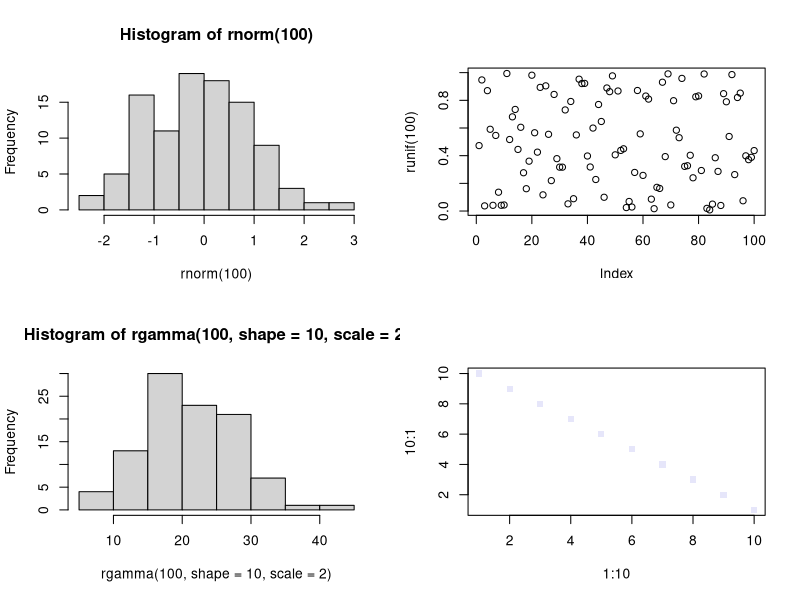
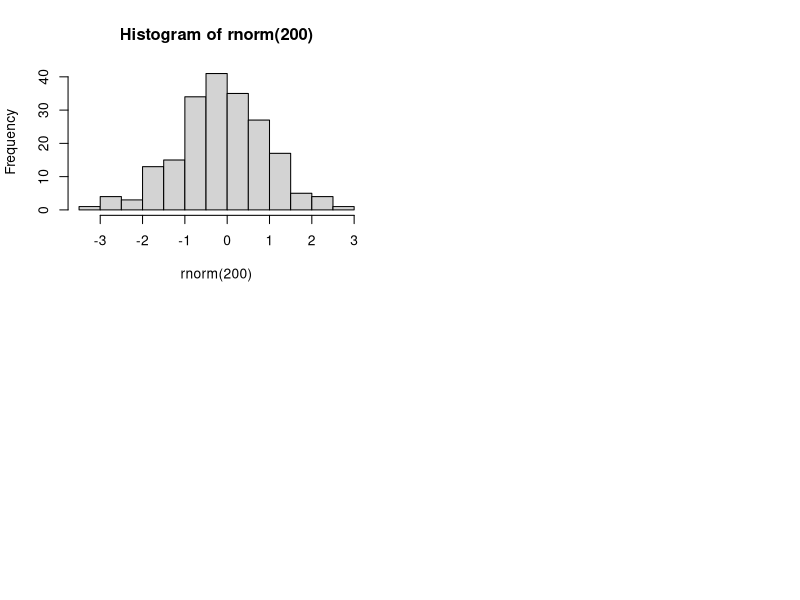
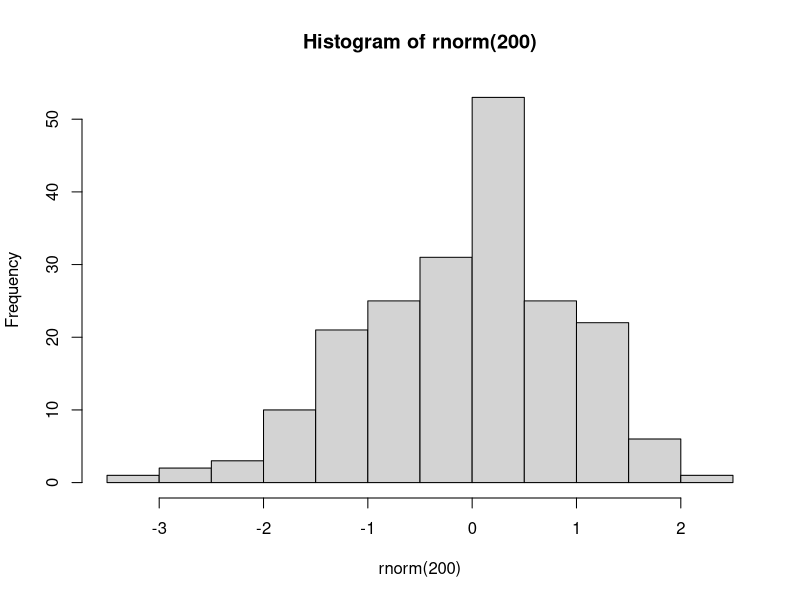
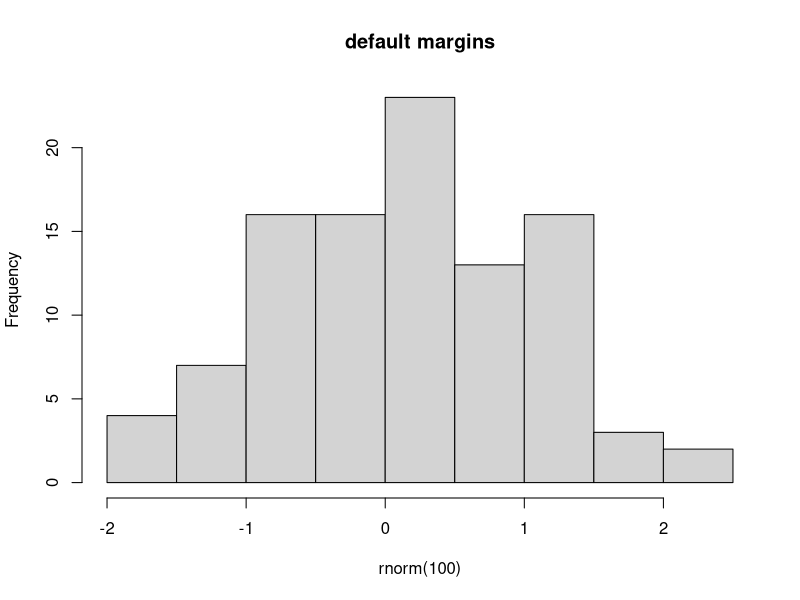
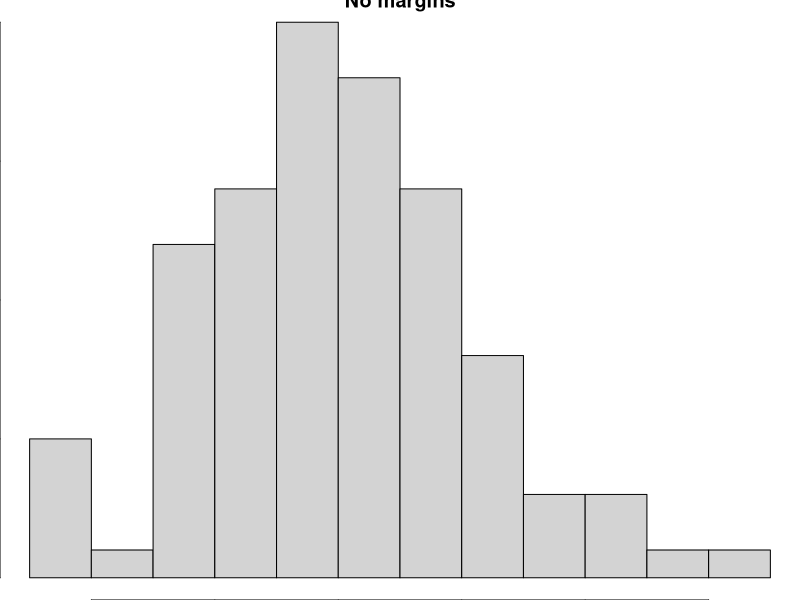
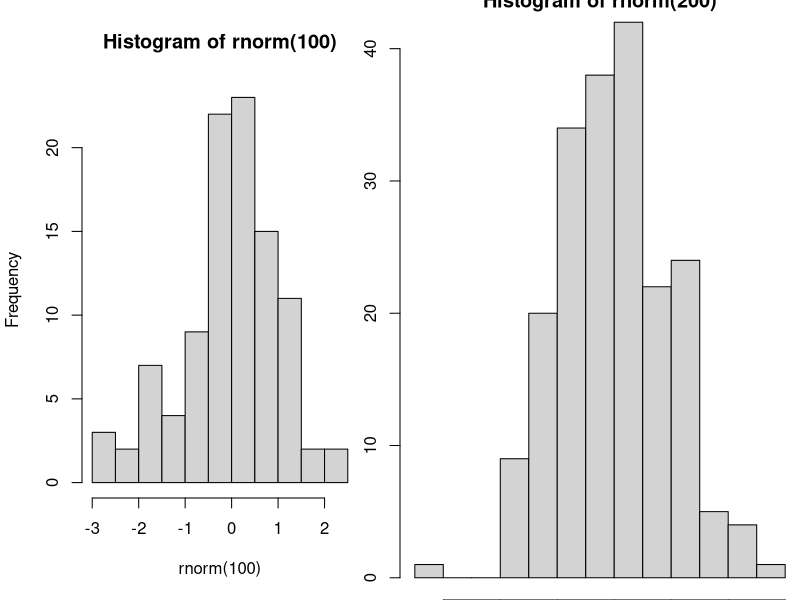
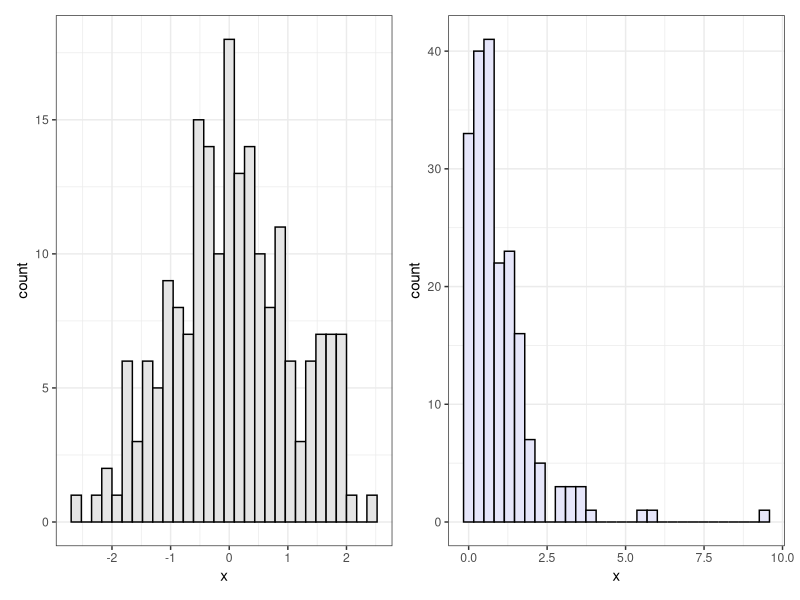
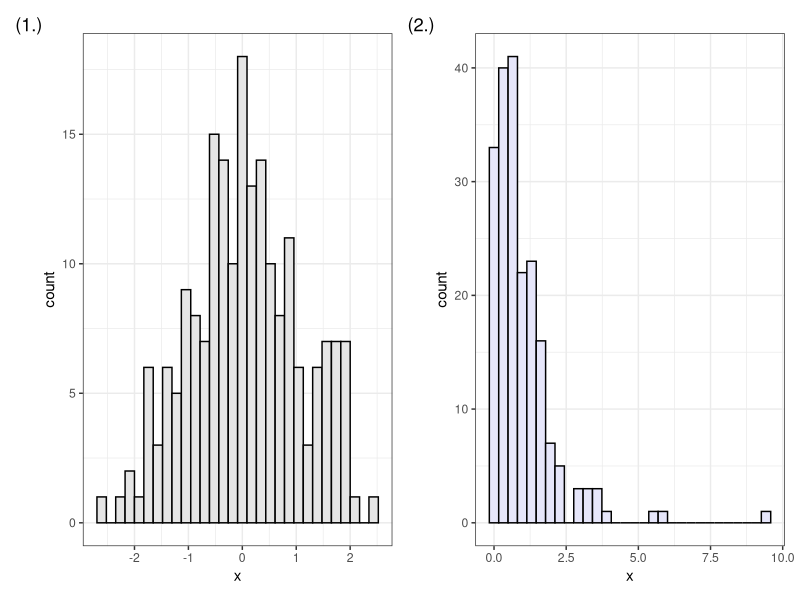

These figures' R source, in order: (Note: this script raises an error after producing the figures.)
# Composing plots in ggplot2

library(ggplot2)
library(dplyr)
library(patchwork)
library(grid)

# Graphical parameters ----
par()

# four-panel figure, by row
par(mfrow = c(2, 2))
hist(rnorm(100))
plot(runif(100))
hist(rgamma(100, shape = 10, scale = 2))
plot(1:10, 10:1, pch = 15, col = "lavender")

# If I were to keep going, it would start over with a 
# new "page"
hist(rnorm(200))

# If I turn the device off, it clears the parameters
dev.off()
hist(rnorm(200))

# Another useful graphical parameter is the margins
# Default margins
par()$mar # units are "lines"

# Example plot
hist(rnorm(100), main = "default margins")

# Maybe you want 0 margin all the way around
par(mar = c(0, 0, 0, 0))
hist(rnorm(100), main = "No margins")

# Compose a plot with no margins on one panel
dev.off()
par(mfrow = c(1, 2))
hist(rnorm(100))
# Control the inner margins of a single panel
par(mai = c(0, 0, 0, 0))
hist(rnorm(200))

# patchwork ----
# ... plot labeling ----
# Create two figures to compose together
p1 <- ggplot(data.frame(x = rnorm(200)), aes(x = x)) +
  geom_histogram(color = "black", fill = "gray90") +
  theme_bw()

p2 <- ggplot(data.frame(x = rexp(200)), aes(x = x)) +
  geom_histogram(color = "black", fill = "lavender") +
  theme_bw()

# Can combine them with just the `+`
p1 + p2

# Can control labelling with plot_annotation()
p1 + p2 +
  plot_annotation(tag_levels = "1",
                          tag_suffix = ".)",
                          tag_prefix = "(")

# Set x-axis the same for both panels
(p1 + coord_cartesian(xlim = c(-4, 4))) + 
  (p2 + coord_cartesian(xlim = c(-4, 4))) + 
  plot_annotation(tag_levels = "1",
                  tag_suffix = ".)",
                  tag_prefix = "(")

p1 + p2 +
  plot_annotation(tag_levels = "1",
                  tag_suffix = ".)",
                  tag_prefix = "(") &
  coord_cartesian(xlim = c(-4, 4))

(p1 +
    ggtitle("Panel 1")) + 
  (p2 +
     ggtitle("Panel 2")) +
  plot_annotation(tag_levels = "1",
                  tag_suffix = ".)",
                  tag_prefix = "(") &
  coord_cartesian(xlim = c(-4, 4))

# ... complex design ----

dat <- data.frame(x = rexp(100),
                  y = rnorm(100))

# Main plot
main <- ggplot(dat, aes(x = x, y = y)) +
  geom_point() +
  theme_bw()

# x-axis density
x_dens <- ggplot(dat, aes(x = x)) +
  geom_density(fill = "gray90", color = "black") +
  theme_bw() +
  theme(axis.text.x = element_blank(),
        axis.title.x = element_blank())

# y-axis density
y_dens <- ggplot(dat, aes(y = y)) +
  geom_density(fill = "gray90", color = "black") +
  theme_bw() +
  theme(axis.text.y = element_blank(),
        axis.title.y = element_blank())

# Compose
# Text string to define the layout

des <- "AAAA#
        BBBBC
        BBBBC
        BBBBC
        BBBBC"

x_dens + main + y_dens + plot_layout(design = des)

# What happens if you do diagonals?
des2 <- "ABBB#
         BABBC
         BBABC
         BBBAC
         BBBBA"
x_dens + main + y_dens + plot_layout(design = des2)
# Answer: you get an error

# ... add text as a plot area ----
# Make a plot area that's just text.
my_text <- grid::textGrob("Just Some Text")
grid.draw(my_text)

wrap_elements(my_text) + 
  main + 
  y_dens + 
  plot_layout(design = des)

# ... add an inset plot ----
main + 
  # Units are 0 - 1 by default (proportion of the plot area)
  inset_element(x_dens, 0.6, 0.6, 1, 1)
